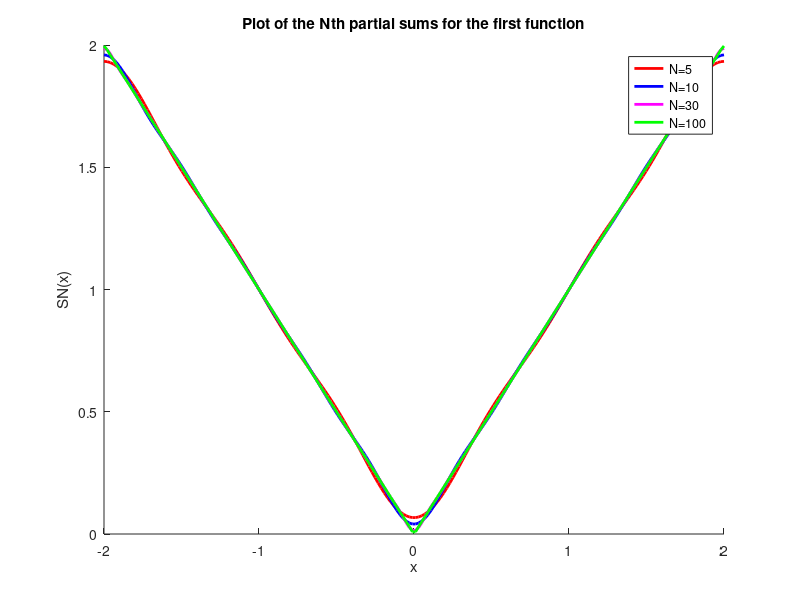

This figure's MATLAB source:
%Ecem Kahraman, 47962113
%Purpose:  Computing the Fourier series for the first function f(x)=abs(x) 
%for x=[-2,2] and plotting the partial sums 

clear all

format long
color=['r','b','m','g']

x=linspace(-2,2,200)


%N values given for finding the first N nonzero terms of this series
N=[5 10 30 100]

%a_0 value found analytically = 1
a_0=1;

for j = 1:length(N)
    
    partialsum=0;
    
    %Even function so no b_n terms
    for n=1:N(j)
        partialsum=partialsum+((4*(pi*n*sin(pi*n)+cos(pi*n)-1))/((pi*n).^2))*cos((n*pi*x)/2);
        
    end
    
    %Finding the total partial sum with a_0 value added
    SN=partialsum+a_0;
    
    hold on
    
    plot(x,SN,color(j),'Linewidth',2)
    title('Plot of the Nth partial sums for the first function')
    xlabel('x')
    ylabel('SN(x)')
    legend('N=5','N=10','N=30', 'N=100')
    
end

    
    
    
    


